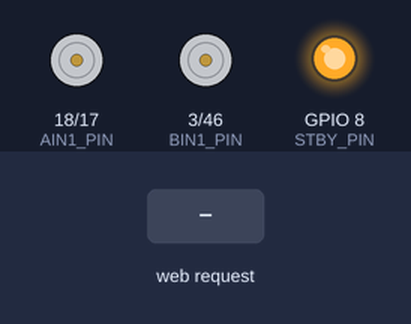
Bench run of a sketch on a simulated ESP32-S3. On the bench: motor-driver pin pairs drawn as motors (green arrow = first pin HIGH = forward, orange = second pin HIGH = backward, longer = more drive, scaled by the enable pin, stopped while the standby pin is LOW), output pins drawn as LEDs (lit = HIGH). The test bench sets the inputs (shaded band). What the sketch prints to the serial monitor is not drawn.

Above: at 1.2 s.
1.3 s: HTTP request GET /adelante received
At 1.8 s:
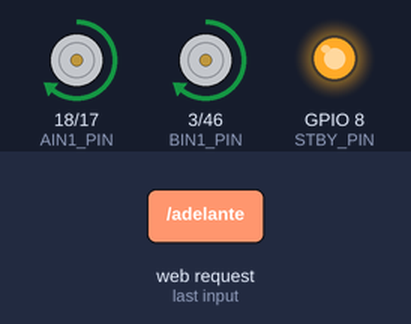
3.6 s: HTTP request GET /atras received
At 4.2 s:
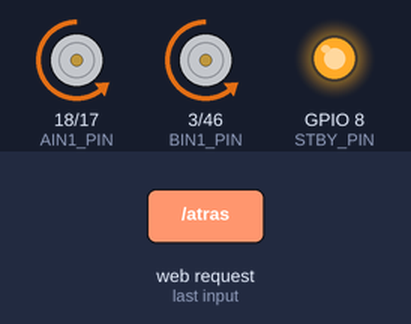
5.9 s: HTTP request GET /izquierda received
At 6.5 s:
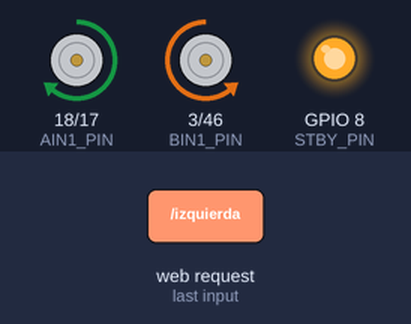
8.2 s: HTTP request GET /derecha received
At 8.8 s:
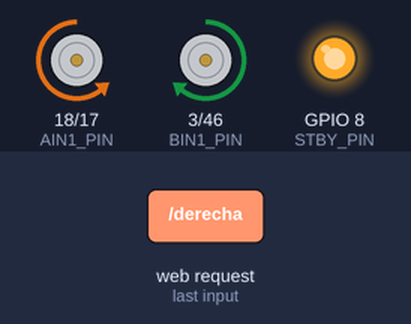
Timing chart, 0 to 11.2 s (numbered marks = the images above; inputs shaded):
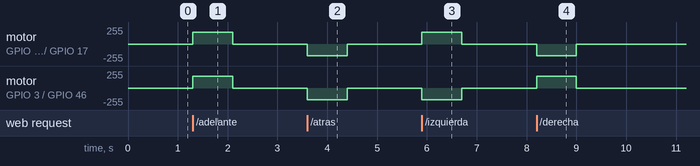

The sketch:

ma3.ino
```cpp
#include <WiFi.h>
#include <ArduinoOTA.h>
#include <WebServer.h>
#include "esp_wifi.h"

// ================= RED (MODO ACCESS POINT) =================
const char* ap_ssid     = "MA3";
const char* ap_password = "123456Bito";

IPAddress ipLocal(192, 168, 4, 1);
IPAddress gateway(192, 168, 4, 1);
IPAddress subnet(255, 255, 255, 0);

WebServer server(80);

// ================= PINES (LOS QUE YA PROBASTE) =================
const int AIN1_PIN = 18;
const int AIN2_PIN = 17;
const int BIN1_PIN = 3;
const int BIN2_PIN = 46;
const int PWMA_PIN = 16;
const int PWMB_PIN = 9;
const int STBY_PIN = 8;

// ================= ESTADO =================
int VELOCIDAD = 180;                 // tope de PWM (0-255)
int cmdA = 0, cmdB = 0;              // -100..100 (porcentaje por motor)
unsigned long ultimoComando = 0;     // para el failsafe
const unsigned long TIMEOUT_MS = 800;

// ================= INTERFAZ WEB =================
const char INDEX_HTML[] PROGMEM = R"rawliteral(
<!DOCTYPE html>
<html lang="es">
<head>
<meta charset="UTF-8">
<meta name="viewport" content="width=device-width, initial-scale=1.0, maximum-scale=1.0, user-scalable=no">
<title>MA3 - SOCCERBOT PRO</title>
<style>
:root{
  --bg-gradient: radial-gradient(circle at center,#0f172a 0%,#020617 100%);
  --glass-bg: rgba(15,23,42,0.65);
  --glass-border: rgba(56,189,248,0.2);
  --neon-cyan:#00f2fe; --neon-magenta:#f43f5e; --neon-green:#10b981;
  --text-main:#f8fafc; --radius-lg:20px; --radius-md:12px;
}
*{box-sizing:border-box;margin:0;padding:0;user-select:none;-webkit-user-select:none;-webkit-touch-callout:none;-webkit-tap-highlight-color:transparent}
html,body{height:100%}
body{font-family:'Segoe UI',system-ui,-apple-system,sans-serif;background:var(--bg-gradient);color:var(--text-main);display:flex;flex-direction:column;overflow:hidden;padding:10px;touch-action:none}
.glass-panel{background:var(--glass-bg);backdrop-filter:blur(16px);-webkit-backdrop-filter:blur(16px);border:1px solid var(--glass-border);border-radius:var(--radius-lg);box-shadow:0 0 25px rgba(0,242,254,0.08)}
header{display:flex;justify-content:space-between;align-items:center;padding:12px 18px;margin-bottom:10px}
.brand-title{font-size:24px;font-weight:900;letter-spacing:2px;background:linear-gradient(90deg,var(--neon-cyan),#38bdf8);-webkit-background-clip:text;-webkit-text-fill-color:transparent}
.brand-sub{font-size:10px;color:#64748b;letter-spacing:1px;font-weight:700}
.telemetry-group{display:flex;gap:8px}
.telemetry-card{display:flex;flex-direction:column;align-items:center;justify-content:center;padding:6px 10px;background:rgba(255,255,255,0.03);border-radius:var(--radius-md);border:1px solid rgba(255,255,255,0.05);min-width:55px}
.telemetry-card span:first-child{font-size:9px;text-transform:uppercase;color:#94a3b8;font-weight:600}
.telemetry-card span:last-child{font-size:14px;font-weight:800;color:var(--neon-cyan);font-family:monospace}
.status-online{color:var(--neon-green)!important}
.status-off{color:var(--neon-magenta)!important}
.mode-selector{display:flex;justify-content:space-between;padding:4px;gap:6px;margin-bottom:10px}
.mode-btn{flex:1;padding:10px 4px;border:1px solid transparent;background:transparent;color:#64748b;font-weight:700;font-size:11px;letter-spacing:.5px;border-radius:10px;cursor:pointer}
.mode-btn.active{background:linear-gradient(135deg,rgba(0,242,254,0.2),rgba(56,189,248,0.1));color:var(--neon-cyan);border:1px solid var(--neon-cyan);box-shadow:0 0 12px rgba(0,242,254,0.2)}
.view-viewport{flex:1;position:relative;display:flex;align-items:center;justify-content:center;padding:10px}
.control-view{position:absolute;width:100%;height:100%;display:none;align-items:center;justify-content:center;flex-direction:column}
.control-view.active{display:flex}
.dpad-container{display:grid;grid-template-columns:repeat(3,1fr);gap:12px;width:250px;margin-bottom:20px}
.dpad-btn{width:72px;height:72px;background:rgba(255,255,255,0.03);border:1px solid var(--glass-border);border-radius:var(--radius-md);color:var(--text-main);font-size:22px;cursor:pointer;display:flex;align-items:center;justify-content:center;touch-action:none;box-shadow:0 4px 12px rgba(0,0,0,0.4)}
.dpad-btn.down{background:var(--neon-cyan);color:#020617;transform:scale(.93);box-shadow:0 0 20px var(--neon-cyan)}
.dpad-btn.btn-stop{background:rgba(244,63,94,0.15);border-color:rgba(244,63,94,0.4);color:var(--neon-magenta)}
.dpad-btn.btn-stop.down{background:var(--neon-magenta);color:#fff;box-shadow:0 0 20px var(--neon-magenta)}
.slider-box{width:85%;padding:12px 18px;background:rgba(0,0,0,0.3);border-radius:var(--radius-md);border:1px solid rgba(255,255,255,0.05);display:flex;flex-direction:column;gap:6px}
.slider-header{display:flex;justify-content:space-between;font-size:11px;font-weight:700;color:#94a3b8}
.slider-box input[type=range]{width:100%;-webkit-appearance:none;appearance:none;background:#1e293b;height:8px;border-radius:4px;outline:none;touch-action:pan-x}
.slider-box input[type=range]::-webkit-slider-thumb{-webkit-appearance:none;width:22px;height:22px;border-radius:50%;background:var(--neon-cyan);box-shadow:0 0 10px var(--neon-cyan);cursor:pointer}
.joystick-pad{width:220px;height:220px;background:radial-gradient(circle,rgba(0,242,254,0.03) 0%,rgba(0,0,0,0.4) 100%);border:2px solid var(--glass-border);border-radius:50%;position:relative;display:flex;align-items:center;justify-content:center;touch-action:none;box-shadow:inset 0 0 20px rgba(0,0,0,0.8)}
.joystick-handle{width:65px;height:65px;background:linear-gradient(135deg,#1e293b,#0f172a);border:2px solid var(--neon-cyan);border-radius:50%;position:absolute;pointer-events:none;box-shadow:0 0 15px rgba(0,242,254,0.4)}
.dual-container{display:flex;width:100%;justify-content:space-around;gap:10px}
.dual-label{font-size:10px;color:#64748b;font-weight:800;margin-bottom:6px;text-align:center;letter-spacing:1px}
</style>
</head>
<body>
<header class="glass-panel">
  <div>
    <div class="brand-title">MA3</div>
    <div class="brand-sub">SOCCERBOT PRO</div>
  </div>
  <div class="telemetry-group">
    <div class="telemetry-card"><span>NET</span><span id="txt-net" class="status-online">ON</span></div>
    <div class="telemetry-card"><span>PWM</span><span id="txt-pwm">180</span></div>
  </div>
</header>

<nav class="mode-selector glass-panel">
  <button class="mode-btn active" onclick="switchMode(1)">D-PAD</button>
  <button class="mode-btn" onclick="switchMode(2)">JOYSTICK 360&deg;</button>
  <button class="mode-btn" onclick="switchMode(3)">DUAL PRO</button>
</nav>

<main class="view-viewport glass-panel">
  <div id="mode-1" class="control-view active">
    <div class="dpad-container">
      <div></div><button class="dpad-btn" data-cmd="adelante">&#9650;</button><div></div>
      <button class="dpad-btn" data-cmd="izquierda">&#9664;</button>
      <button class="dpad-btn btn-stop" data-cmd="detener">&#9632;</button>
      <button class="dpad-btn" data-cmd="derecha">&#9654;</button>
      <div></div><button class="dpad-btn" data-cmd="atras">&#9660;</button><div></div>
    </div>
    <div class="slider-box">
      <div class="slider-header"><span>POTENCIA DE TRACCI&Oacute;N</span><span id="txt-pct">71%</span></div>
      <input id="speed" type="range" min="0" max="255" value="180">
    </div>
  </div>

  <div id="mode-2" class="control-view">
    <div class="joystick-pad" id="pad-360"><div class="joystick-handle" id="handle-360"></div></div>
  </div>

  <div id="mode-3" class="control-view">
    <div class="dual-container">
      <div>
        <div class="dual-label">DIRECCI&Oacute;N (X)</div>
        <div class="joystick-pad" id="pad-left" style="width:140px;height:140px"><div class="joystick-handle" id="handle-left" style="width:48px;height:48px"></div></div>
      </div>
      <div>
        <div class="dual-label">AVANCE (Y)</div>
        <div class="joystick-pad" id="pad-right" style="width:140px;height:140px"><div class="joystick-handle" id="handle-right" style="width:48px;height:48px"></div></div>
      </div>
    </div>
  </div>
</main>

<script>
let heldCmd = null;     // boton del D-PAD mantenido
let vx = 0, vy = 0;     // vector de los joysticks (-1..1)
let failCount = 0;

function net(ok){
  failCount = ok ? 0 : failCount + 1;
  const el = document.getElementById('txt-net');
  const off = failCount >= 3;
  el.textContent = off ? 'OFF' : 'ON';
  el.className = off ? 'status-off' : 'status-online';
}
function req(url){
  return fetch(url, {cache:'no-store'}).then(()=>net(true)).catch(()=>net(false));
}
function sendCmd(cmd){ req('/' + cmd + '?t=' + Date.now()); }

/* ---------- Modo ---------- */
function switchMode(n){
  document.querySelectorAll('.mode-btn').forEach((b,i)=>b.classList.toggle('active', i===n-1));
  document.querySelectorAll('.control-view').forEach((v,i)=>v.classList.toggle('active', i===n-1));
  heldCmd = null; vx = 0; vy = 0;
  sendCmd('detener');
}

/* ---------- D-PAD (pointer events: sirve para touch y mouse) ---------- */
document.querySelectorAll('.dpad-btn').forEach(btn=>{
  const cmd = btn.dataset.cmd;
  const press = e=>{
    e.preventDefault();
    btn.setPointerCapture(e.pointerId);
    btn.classList.add('down');
    if(cmd === 'detener'){ heldCmd = null; sendCmd('detener'); }
    else { heldCmd = cmd; sendCmd(cmd); }
  };
  const release = e=>{
    btn.classList.remove('down');
    if(cmd !== 'detener' && heldCmd === cmd){ heldCmd = null; sendCmd('detener'); }
  };
  btn.addEventListener('pointerdown', press);
  btn.addEventListener('pointerup', release);
  btn.addEventListener('pointercancel', release);
  btn.addEventListener('contextmenu', e=>e.preventDefault());
});

/* ---------- Velocidad ---------- */
const speed = document.getElementById('speed');
let lastVel = 0;
function sendVel(force){
  const now = Date.now();
  if(!force && now - lastVel < 100) return;
  lastVel = now;
  req('/set_vel?v=' + speed.value);
}
speed.addEventListener('input', ()=>{
  document.getElementById('txt-pwm').textContent = speed.value;
  document.getElementById('txt-pct').textContent = Math.round(speed.value/255*100) + '%';
  sendVel(false);
});
speed.addEventListener('change', ()=>sendVel(true));

/* ---------- Joysticks ---------- */
let lastDrive = 0, driveTimer = null;
function sendDrive(force){
  const now = Date.now();
  if(!force && now - lastDrive < 70){
    clearTimeout(driveTimer);
    driveTimer = setTimeout(()=>sendDrive(true), 70);
    return;
  }
  clearTimeout(driveTimer);
  lastDrive = now;
  // Motor A = derecha fisica, Motor B = izquierda fisica (segun tu mapeo original)
  let a = vy - vx, b = vy + vx;
  const m = Math.max(1, Math.abs(a), Math.abs(b));
  a /= m; b /= m;
  req('/drive?a=' + Math.round(a*100) + '&b=' + Math.round(b*100) + '&t=' + now);
}

function setupJoystick(padId, handleId, axisLock, onMove){
  const pad = document.getElementById(padId);
  const handle = document.getElementById(handleId);
  let active = false;

  const move = e=>{
    const r = pad.getBoundingClientRect();
    let x = e.clientX - r.left - r.width/2;
    let y = e.clientY - r.top  - r.height/2;
    if(axisLock === 'X') y = 0;
    if(axisLock === 'Y') x = 0;
    const maxDist = r.width/2 - handle.offsetWidth/2;
    const d = Math.hypot(x, y);
    if(d > maxDist){ x = x/d*maxDist; y = y/d*maxDist; }
    handle.style.transform = 'translate(' + x + 'px,' + y + 'px)';
    let nx = x/maxDist, ny = -y/maxDist;
    if(Math.abs(nx) < 0.12) nx = 0;   // zona muerta
    if(Math.abs(ny) < 0.12) ny = 0;
    onMove(nx, ny);
  };
  const end = ()=>{
    if(!active) return;
    active = false;
    handle.style.transform = 'translate(0px,0px)';
    onMove(0, 0, true);
  };
  pad.addEventListener('pointerdown', e=>{ e.preventDefault(); active = true; pad.setPointerCapture(e.pointerId); move(e); });
  pad.addEventListener('pointermove', e=>{ if(active) move(e); });
  pad.addEventListener('pointerup', end);
  pad.addEventListener('pointercancel', end);
}

setupJoystick('pad-360','handle-360','NONE',(x,y,fin)=>{ vx = x; vy = y; sendDrive(fin === true); });
setupJoystick('pad-left','handle-left','X',(x,y,fin)=>{ vx = x; sendDrive(fin === true); });
setupJoystick('pad-right','handle-right','Y',(x,y,fin)=>{ vy = y; sendDrive(fin === true); });

/* ---------- Keepalive: el robot se detiene solo si dejan de llegar comandos ---------- */
setInterval(()=>{
  if(heldCmd) sendCmd(heldCmd);
  else if(vx !== 0 || vy !== 0) sendDrive(true);
}, 300);

document.addEventListener('visibilitychange', ()=>{ if(document.hidden){ heldCmd = null; vx = 0; vy = 0; sendCmd('detener'); }});
</script>
</body>
</html>
)rawliteral";

// ================= CONTROL DE MOTORES =================
// pct: -100..100. Positivo = adelante, negativo = atras, 0 = parado.
void aplicarMotor(int in1, int in2, int pwmPin, int pct) {
    pct = constrain(pct, -100, 100);
    int duty = abs(pct) * VELOCIDAD / 100;
    if (pct > 0)      { digitalWrite(in1, HIGH); digitalWrite(in2, LOW); }
    else if (pct < 0) { digitalWrite(in1, LOW);  digitalWrite(in2, HIGH); }
    else              { digitalWrite(in1, LOW);  digitalWrite(in2, LOW); }
    ledcWrite(pwmPin, duty);
}

void aplicar() {
    aplicarMotor(AIN1_PIN, AIN2_PIN, PWMA_PIN, cmdA);
    aplicarMotor(BIN1_PIN, BIN2_PIN, PWMB_PIN, cmdB);
}

void mover(int a, int b) {
    cmdA = a;
    cmdB = b;
    ultimoComando = millis();
    aplicar();
}

void moverAdelante()  { mover( 100,  100); }
void moverAtras()     { mover(-100, -100); }
void girarIzquierda() { mover( 100, -100); }   // igual que tu codigo original
void girarDerecha()   { mover(-100,  100); }
void detener()        { mover(   0,    0); }

void responderOK() {
    server.sendHeader("Cache-Control", "no-store");
    server.send(200, "text/plain", "OK");
}

// ================= SETUP =================
void setup() {
    Serial.begin(115200);

    pinMode(AIN1_PIN, OUTPUT); pinMode(AIN2_PIN, OUTPUT);
    pinMode(BIN1_PIN, OUTPUT); pinMode(BIN2_PIN, OUTPUT);
    pinMode(STBY_PIN, OUTPUT);
    digitalWrite(STBY_PIN, HIGH);

    ledcAttach(PWMA_PIN, 1000, 8);
    ledcAttach(PWMB_PIN, 1000, 8);
    detener();

    WiFi.mode(WIFI_AP);
    WiFi.softAPConfig(ipLocal, gateway, subnet);
    WiFi.softAP(ap_ssid, ap_password, 1, 0, 4);   // canal 1, visible, max 4 clientes
    esp_wifi_set_ps(WIFI_PS_NONE);

    ArduinoOTA.begin();

    // Pagina principal
    server.on("/", []() {
        server.sendHeader("Cache-Control", "no-store");
        server.send(200, "text/html", INDEX_HTML);
    });

    // Deteccion de portal cautivo: responder "hay internet" para que el celular NO se desconecte
    server.on("/generate_204", []() { server.send(204, "text/plain", ""); });
    server.on("/gen_204",      []() { server.send(204, "text/plain", ""); });
    server.on("/hotspot-detect.html", []() {
        server.send(200, "text/html", "<HTML><HEAD><TITLE>Success</TITLE></HEAD><BODY>Success</BODY></HTML>");
    });

    // Comandos
    server.on("/adelante",  []() { moverAdelante();  responderOK(); });
    server.on("/atras",     []() { moverAtras();     responderOK(); });
    server.on("/izquierda", []() { girarIzquierda(); responderOK(); });
    server.on("/derecha",   []() { girarDerecha();   responderOK(); });
    server.on("/detener",   []() { detener();        responderOK(); });

    // Control diferencial (joysticks): a y b en -100..100
    server.on("/drive", []() {
        int a = server.arg("a").toInt();
        int b = server.arg("b").toInt();
        mover(a, b);
        responderOK();
    });

    // Velocidad maxima: NO mueve los motores por si sola
    server.on("/set_vel", []() {
        if (server.hasArg("v")) {
            VELOCIDAD = constrain(server.arg("v").toInt(), 0, 255);
            aplicar();   // si esta parado, duty = 0 y no pasa nada
        }
        responderOK();
    });

    server.onNotFound([]() { server.send(404, "text/plain", "No encontrado"); });
    server.begin();

    Serial.print("MA3 listo. IP: ");
    Serial.println(WiFi.softAPIP());
}

// ================= LOOP =================
void loop() {
    ArduinoOTA.handle();
    server.handleClient();

    // Failsafe: si se pierde el WiFi con un boton apretado, el robot se detiene
    if ((cmdA != 0 || cmdB != 0) && millis() - ultimoComando > TIMEOUT_MS) {
        detener();
    }
}
```

Measured:
- after the input at 1.3 s, motor on GPIO 18 (AIN1_PIN) / GPIO 17 (AIN2_PIN), motor on GPIO 3 (BIN1_PIN) / GPIO 46 (BIN2_PIN): stopped → forward 179/255 at once, → stopped 0.80 s later
- after the input at 3.6 s, motor on GPIO 18 (AIN1_PIN) / GPIO 17 (AIN2_PIN), motor on GPIO 3 (BIN1_PIN) / GPIO 46 (BIN2_PIN): stopped → backward 179/255 at once, → stopped 0.80 s later
- after the input at 5.9 s, motor on GPIO 18 (AIN1_PIN) / GPIO 17 (AIN2_PIN): stopped → forward 179/255 at once, → stopped 0.80 s later; motor on GPIO 3 (BIN1_PIN) / GPIO 46 (BIN2_PIN): stopped → backward 179/255 at once, → stopped 0.80 s later
- after the input at 8.2 s, motor on GPIO 18 (AIN1_PIN) / GPIO 17 (AIN2_PIN): stopped → backward 179/255 at once, → stopped 0.80 s later; motor on GPIO 3 (BIN1_PIN) / GPIO 46 (BIN2_PIN): stopped → forward 179/255 at once, → stopped 0.80 s later
